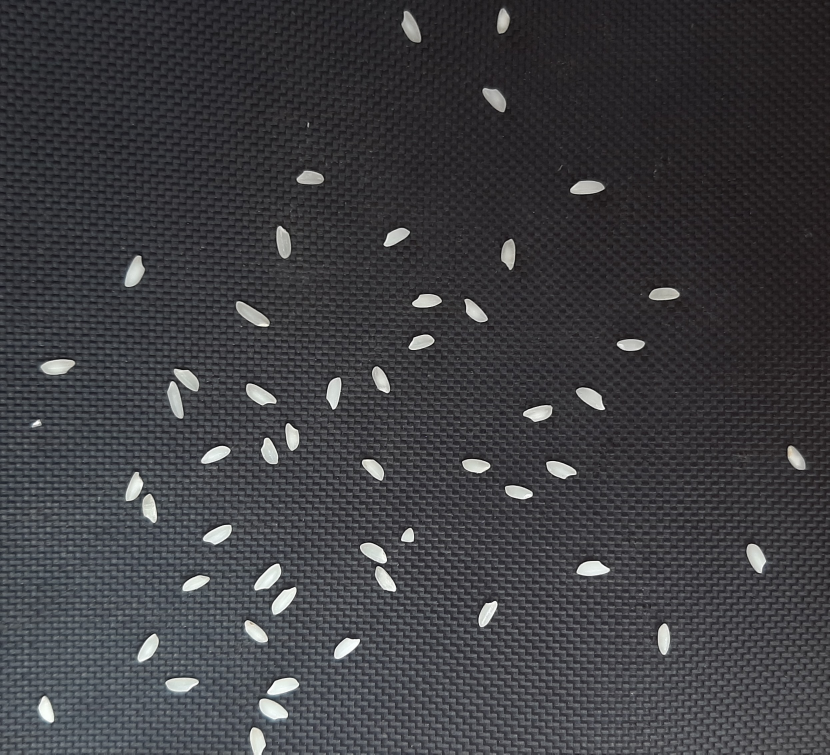
#> input picture Dataset_Preparation/image/1.jpg, 2488 x 2263 px (shown at 1/3 size)
$ python MAIN.py
#> lines starting #> are read from the running program, lines starting #| are printed output that depends on the picture; after the words box and inside, x2 and y2 are one past the last pixel; in counts of white or black regions, pixels touching at a corner belong together
### Dataset_Preparation/grain_extract.py
#https://stackoverflow.com/questions/51249781/using-regionprops-in-python
from skimage.io import imread, imshow
from skimage.filters import gaussian, threshold_otsu
from skimage import measure, data, io
import matplotlib.pyplot as plt
from skimage.color import rgb2gray
import cv2
from skimage.color import label2rgb
from PIL import Image
import numpy as np
import shutil
import os
import glob
from skimage.exposure import rescale_intensity
from skimage.morphology import reconstruction
import numpy as np
import rotate_image

def grain_extract(img):

	# [4 lines of commented-out code are left out]

#> called with img = 'image/1.jpg'
	original = imread(img)
#> original is the input picture: shape (2263, 2488, 3); mean R, G, B 61.6, 61.7, 65.3

	gray_image = rgb2gray(original)

	thresh = threshold_otsu(gray_image)
#> thresh = 0.322
	o = gray_image > thresh
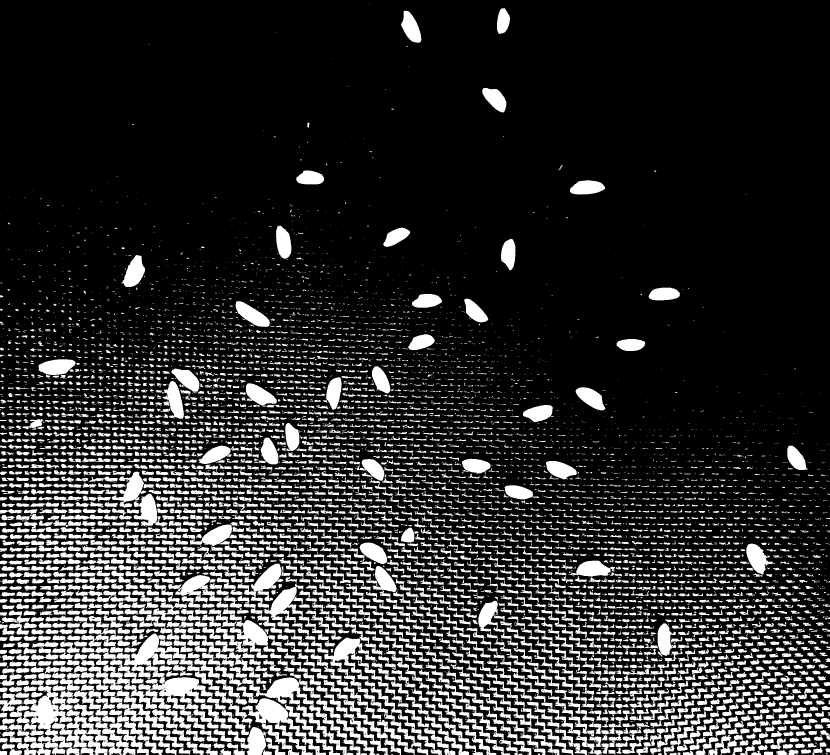
#> o: shape (2263, 2488) bool (shown at 1/3 size); 18.8% white; 8294 white regions (5095 under 20 px), largest, box (x1, y1, x2, y2) and area: (0, 2053, 490, 2263) 44259, (244, 1901, 678, 2226) 30677, (243, 1980, 616, 2263) 20551

	blurred = gaussian(o, sigma=.8)
	binary = blurred > threshold_otsu(blurred)
#> binary: shape (2263, 2488) bool; 18.7% white; 5762 white regions (2602 under 20 px), largest, box (x1, y1, x2, y2) and area: (0, 2038, 490, 2263) 45940, (244, 1901, 678, 2226) 30833, (243, 1980, 615, 2263) 20680

	seed = np.copy(binary)
	seed[1:-1, 1:-1] = binary.max()
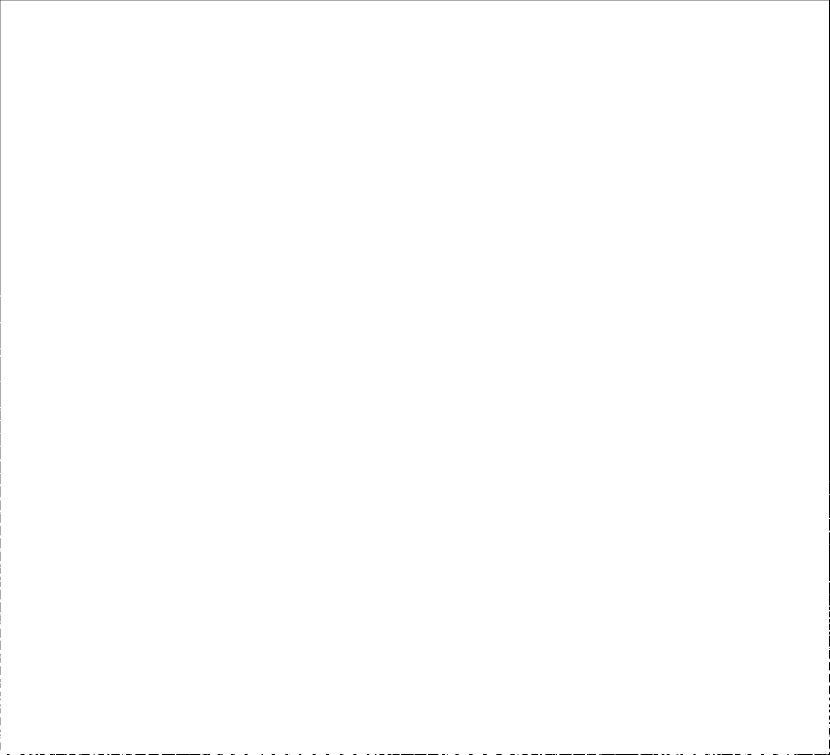
#> seed: shape (2263, 2488) bool (shown at 1/3 size); 99.9% white; black in thin lines or dots
	mask = binary
	filled = reconstruction(seed, mask, method='erosion')
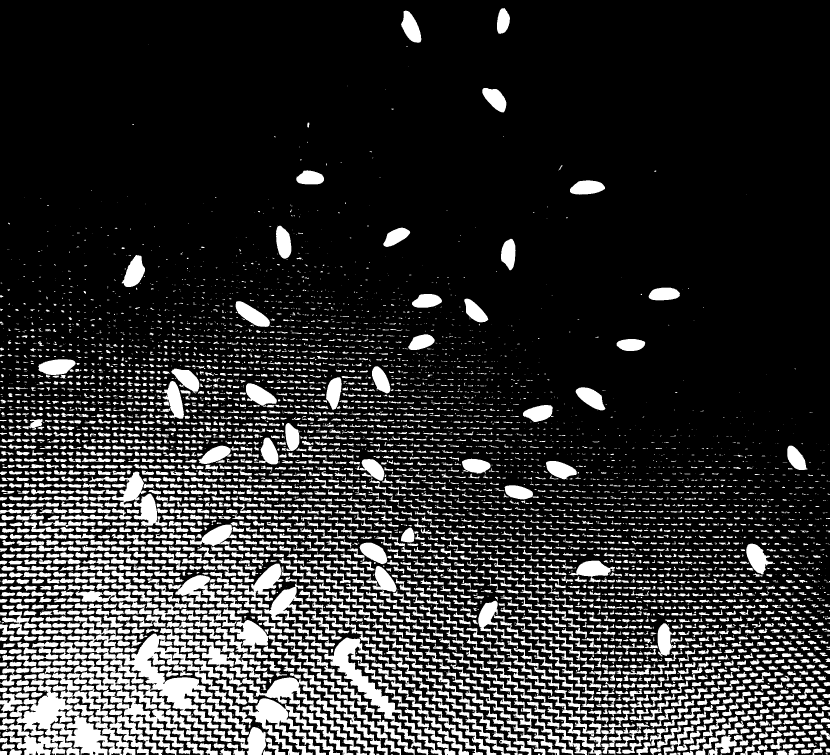
#> filled: shape (2263, 2488) float64 (shown at 1/3 size); values 0 (black) and 1 (white), 19% white; 5760 white regions (2600 under 20 px), largest, box (x1, y1, x2, y2) and area: (0, 2038, 490, 2263) 48491, (244, 1901, 678, 2226) 32466, (243, 1980, 615, 2263) 21030

	labels = measure.label(filled)
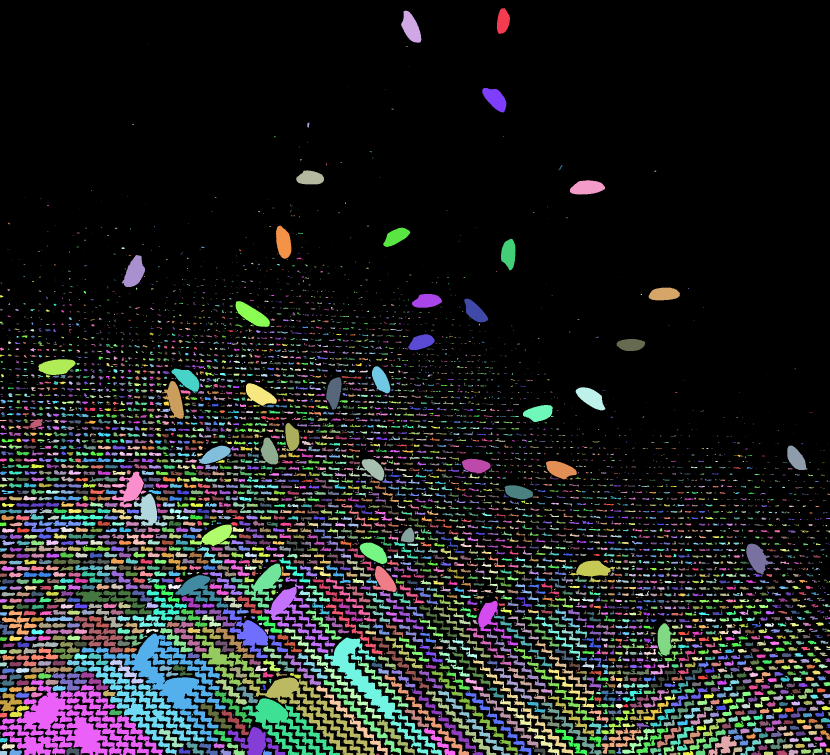
#> labels: shape (2263, 2488) int64 (shown at 1/3 size); 5761 distinct labels, from 0 to 5760; one colour per label, 0 black
	props = measure.regionprops(labels)
#> props = 5760 regions

	i = 0

	for prop in props:
		if prop.area < 200 :
		    continue
		#print('grain',i,': Size -> ',prop.area)
		a, b, c, d = prop.bbox
		#io.imshow(original[a:c, b:d])
		#plt.show()
		plt.imsave('extracted_grains/' + str(i) + '.jpg', prop.image, cmap=plt.cm.gray)
		plt.imsave('extracted_grains_rgb/' + str(i) + '.jpg', original[a:c, b:d], cmap=plt.cm.gray)
		i += 1
#> this loop made 5760 passes
#> (a, b, c, d) on passes 1, 2, 7: (24, 1491, 102, 1530), (32, 1203, 128, 1264), (264, 1447, 337, 1519)
#> pass 1, in grain_extract, `plt.imsave('extracted_grains_rgb/' + str(i) + '.jpg', original[a:c, b:..`:
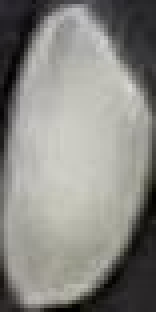
#> saved as 0.jpg: shape (78, 39, 3) (shown 4 times larger); mean R, G, B 137.3, 136.5, 131.5
#> pass 2, in grain_extract, `plt.imsave('extracted_grains_rgb/' + str(i) + '.jpg', original[a:c, b:..`:
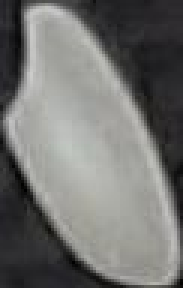
#> saved as 1.jpg: shape (96, 61, 3) (shown 3 times larger); mean R, G, B 114.6, 114.7, 112.6
#> after the loop, i = 1080

	rotate_image.rotate_img()

### Dataset_Preparation/rotate_image.py
from PIL import Image
import os
import zoom_out_img

def rotate_img():

    def rotate_img(img_path, rt_degr):
        img = Image.open(img_path)
        return img.rotate(rt_degr, expand=1)

    i = 0
    for f in os.listdir('extracted_grains'):
        i = i + 1
        img_rt_90 = Image.open('extracted_grains/' + f)
        a, b = img_rt_90.size
#> a = 33; b = 10
        if a > b:
            img_rt_90 = rotate_img('extracted_grains/' + f, 90)
            img_rt_90.save('extracted_grains/'+f)

    zoom_out_img.zoom_out()

### Dataset_Preparation/zoom_out_img.py
import cv2
import os
#import features_extract

def zoom_out():
	for f in os.listdir('extracted_grains'):
		img = cv2.imread('extracted_grains/'+f)

		color = [0, 0, 0]

		top, bottom, left, right = [100] * 4

		img_with_border = cv2.copyMakeBorder(img, top, bottom, left, right, cv2.BORDER_CONSTANT, value=color)
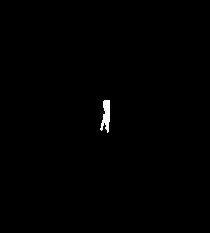
#> img_with_border: shape (233, 210, 3); min 0, max 255, mean 1
		cv2.imwrite('extracted_grains/'+f, img_with_border)

### Dataset_Preparation/MAIN.py
import grain_extract
def hi():
	img = 'image/1.jpg'
	grain_extract.grain_extract(img)

hi()
